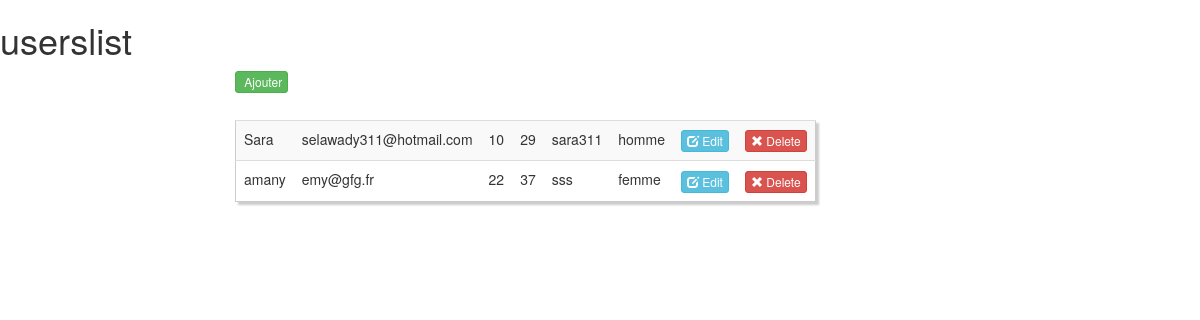
The page /userslist.php (signed in) on the database as committed earlier.
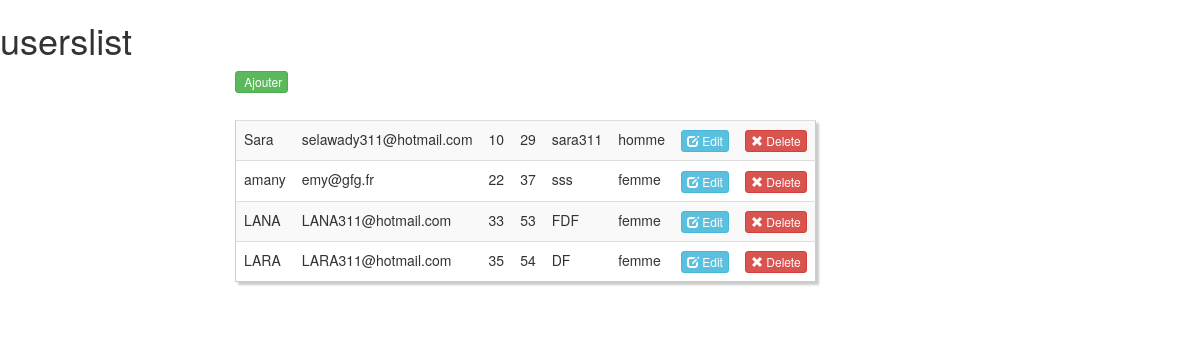
The same page on the database as committed later.
### tables this page shows
CREATE TABLE `users` (
  `id_users` int(11) NOT NULL,
  `prenom` varchar(200) NOT NULL,
  `email` varchar(200) NOT NULL,
  `age` int(11) NOT NULL,
  `password` varchar(70) NOT NULL,
  `sex` varchar(20) NOT NULL,
  `pays` varchar(70) NOT NULL,
  `role` varchar(30) NOT NULL
);

### includes/define.php (called while the page is built, shortened)
 <?php
$route=["auteur"=>"../auteur.php",
"formupdateauteur"=>"../formupdateauteur.php",
"formcreateauteur"=>"../formcreateauteur.php",
"createauteur"=>"../createauteur.php",
"deleteauteur"=>"../deleteauteur.php",
"updateauteur"=>"../updateauteur.php",
"bibliolist"=>"../bibliolist.php",
"createbiblio"=>"../createbiblio.php",
"deletebiblio"=>"../deletebiblio.php",
"formcreatbiblio"=>"../formcreatbiblio.php",
"formupdatebiblio"=>"../formupdatebiblio.php",
"updatebiblio"=>"../updatebiblio.php",
"livrelist"=>"../livrelist.php",
"createlivre"=>"../createlivre.php",
"deletelivre"=>"../deletelivre.php",
"formcreatelivre"=>"../formcreatelivre.php",
"formlivre"=>"../formlivre.php",
"formupdatelivre"=>"../formupdatelivre.php",
"updatelivre"=>"../updatelivre.php",
"userslist"=>"../userslist.php",
"formupdateusers"=>"../formupdateusers.php",
"formcreateuser"=>"../formcreateuser.php",
"deleteusers"=>"../deleteusers.php",
"formuser"=>"../formuser.php",
"updateuser"=>"../updateuser.php",
"createuser"=>"../createuser.php",
"editeur"=>"../editeur.php",
"createediteur"=>"../createediteur.php",
"formcreateediteur"=>"../formcreateediteur.php",
"formupdateediteur"=>"../formupdateediteur.php",
"updateediteur"=>"../updateediteur.php",
"deleteediteur"=>"../deleteediteur.php",
"client"=>"../client.php",
"createclient"=>"../createclient.php",
"formcreateclient"=>"../formcreateclient.php",
"updateclient"=>"../updateclient.php",
"deleteclient"=>"../deleteclient.php",
"formupdateclient"=>"../formupdateclient.php",
"emprunter"=>"../emprunter.php",
"emprunterlist"=>"../emprunterlist.php",
]
?>

### userslist.php (the view, shortened to what this page needs)
<?php @session_start();
include "includes/database.php";
include "includes/define.php";
?>
 <!DOCTYPE html>
<html>
    <head>
		<link href="//netdna.bootstrapcdn.com/bootstrap/3.0.0/css/bootstrap.min.css" rel="stylesheet" id="bootstrap-css">
    </head>
    <body>
        <h1>userslist</h1>
<div class="container">
    <div class="row col-md-6 col-md-offset-2 custyle">
<a class='btn btn-success btn-xs' href='?page=formupdateusers'><span class='glyphicon glyphicon-add'></span> Ajouter</a>
<table class="table table-striped custab">
        <?php
            try{
                $sth = $dbco->prepare("SELECT * FROM users");
                $sth->execute();
                $result = $sth->fetchAll(PDO::FETCH_ASSOC);
				foreach ($result as $row => $users) {
					     echo "<tr>";
						echo "<td>". $users['prenom']."</td>";
						echo "<td>". $users['email']."</td>";
						echo "<td>". $users['age']."</td>";
						echo "<td>". $users['id_users']."</td>";
                        echo "<td>". $users['password']."</td>";
					    echo "<td>". $users['sex']."</td>";
						echo "<td> <a class='btn btn-info btn-xs' href='?page=formupdateusers&id=".$users['id_users']."'><span class='glyphicon glyphicon-edit'></span> Edit</a>";
						echo "<td> <a class='btn btn-danger btn-xs' href='".$route['deleteusers']."?id=".$users['id_users']."'><span class='glyphicon glyphicon-remove'></span> Delete</a>";
					echo "</tr>";
				}
			echo "</table>";
            }
            catch(PDOException $e){
                echo "Erreur : " . $e->getMessage();
            }
        ?>
    </div>
    </body>
</html>

Rows that differ between the two databases and show on the page:
added users: prenom "LANA", email "LANA311@hotmail.com", age "33", id_users "53", password "FDF", sex "femme"
added users: prenom "LARA", email "LARA311@hotmail.com", age "35", id_users "54", password "DF", sex "femme"
